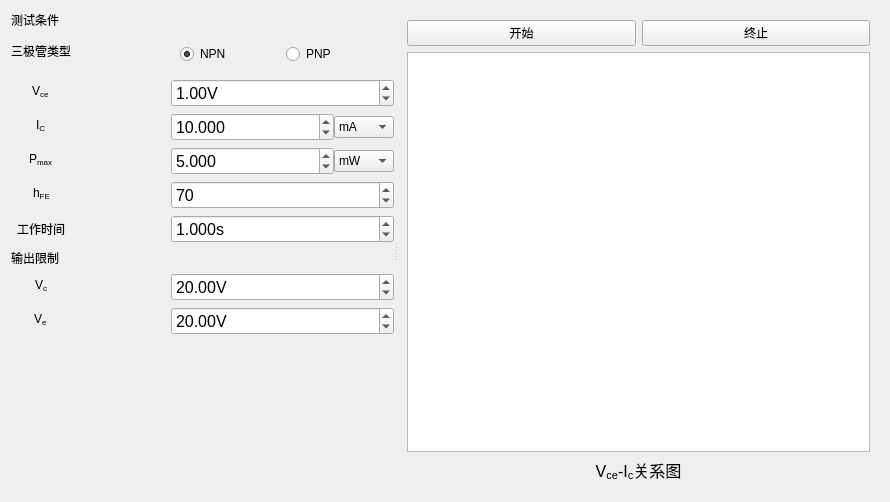
<?xml version="1.0" encoding="UTF-8"?>
<ui version="4.0">
 <class>TestPanel</class>
 <widget class="QWidget" name="TestPanel">
  <property name="geometry">
   <rect>
    <x>0</x>
    <y>0</y>
    <width>890</width>
    <height>491</height>
   </rect>
  </property>
  <layout class="QGridLayout" name="gridLayout">
   <item row="0" column="0">
    <widget class="QSplitter" name="splitter">
     <property name="orientation">
      <enum>Qt::Orientation::Horizontal</enum>
     </property>
     <property name="childrenCollapsible">
      <bool>false</bool>
     </property>
     <widget class="QWidget" name="wArguments" native="true">
      <layout class="QFormLayout" name="formLayout">
       <property name="labelAlignment">
        <set>Qt::AlignmentFlag::AlignCenter</set>
       </property>
       <property name="formAlignment">
        <set>Qt::AlignmentFlag::AlignLeading|Qt::AlignmentFlag::AlignLeft|Qt::AlignmentFlag::AlignVCenter</set>
       </property>
       <property name="horizontalSpacing">
        <number>100</number>
       </property>
       <item row="0" column="0" colspan="2">
        <widget class="QLabel" name="h1_1">
         <property name="text">
          <string>测试条件</string>
         </property>
        </widget>
       </item>
       <item row="2" column="0">
        <widget class="QLabel" name="h2_2">
         <property name="text">
          <string>V&lt;sub&gt;ce&lt;/sub&gt;</string>
         </property>
        </widget>
       </item>
       <item row="2" column="1">
        <widget class="QDoubleSpinBox" name="Vce">
         <property name="font">
          <font>
           <pointsize>12</pointsize>
          </font>
         </property>
         <property name="suffix">
          <string>V</string>
         </property>
         <property name="decimals">
          <number>2</number>
         </property>
         <property name="maximum">
          <double>10000000.000000000000000</double>
         </property>
         <property name="value">
          <double>1.000000000000000</double>
         </property>
        </widget>
       </item>
       <item row="3" column="0">
        <widget class="QLabel" name="h2_4">
         <property name="text">
          <string>I&lt;sub&gt;C&lt;/sub&gt;</string>
         </property>
        </widget>
       </item>
       <item row="4" column="0">
        <widget class="QLabel" name="h2_1">
         <property name="text">
          <string>P&lt;sub&gt;max&lt;/sub&gt;</string>
         </property>
        </widget>
       </item>
       <item row="7" column="0" colspan="2">
        <widget class="QLabel" name="h1_2">
         <property name="text">
          <string>输出限制</string>
         </property>
        </widget>
       </item>
       <item row="9" column="0">
        <widget class="QLabel" name="h2_5">
         <property name="text">
          <string>V&lt;sub&gt;e&lt;/sub&gt;</string>
         </property>
        </widget>
       </item>
       <item row="9" column="1">
        <widget class="QDoubleSpinBox" name="maxVe">
         <property name="font">
          <font>
           <pointsize>12</pointsize>
          </font>
         </property>
         <property name="suffix">
          <string>V</string>
         </property>
         <property name="decimals">
          <number>2</number>
         </property>
         <property name="maximum">
          <double>10000000.000000000000000</double>
         </property>
         <property name="value">
          <double>20.000000000000000</double>
         </property>
        </widget>
       </item>
       <item row="8" column="0">
        <widget class="QLabel" name="h2_3">
         <property name="text">
          <string>V&lt;sub&gt;c&lt;/sub&gt;</string>
         </property>
        </widget>
       </item>
       <item row="8" column="1">
        <widget class="QDoubleSpinBox" name="maxVc">
         <property name="font">
          <font>
           <pointsize>12</pointsize>
          </font>
         </property>
         <property name="suffix">
          <string>V</string>
         </property>
         <property name="decimals">
          <number>2</number>
         </property>
         <property name="maximum">
          <double>10000000.000000000000000</double>
         </property>
         <property name="value">
          <double>20.000000000000000</double>
         </property>
        </widget>
       </item>
       <item row="1" column="0">
        <widget class="QLabel" name="h2_6">
         <property name="text">
          <string>三极管类型</string>
         </property>
        </widget>
       </item>
       <item row="10" column="0" colspan="2">
        <spacer name="verticalSpacer">
         <property name="orientation">
          <enum>Qt::Orientation::Vertical</enum>
         </property>
         <property name="sizeHint" stdset="0">
          <size>
           <width>20</width>
           <height>40</height>
          </size>
         </property>
        </spacer>
       </item>
       <item row="6" column="0">
        <widget class="QLabel" name="h2_7">
         <property name="text">
          <string>工作时间</string>
         </property>
        </widget>
       </item>
       <item row="6" column="1">
        <widget class="QDoubleSpinBox" name="operateTime">
         <property name="font">
          <font>
           <pointsize>12</pointsize>
          </font>
         </property>
         <property name="suffix">
          <string>s</string>
         </property>
         <property name="decimals">
          <number>3</number>
         </property>
         <property name="maximum">
          <double>10000000000000000000.000000000000000</double>
         </property>
         <property name="singleStep">
          <double>0.010000000000000</double>
         </property>
         <property name="value">
          <double>1.000000000000000</double>
         </property>
        </widget>
       </item>
       <item row="5" column="0">
        <widget class="QLabel" name="h2_8">
         <property name="text">
          <string>h&lt;sub&gt;FE&lt;/sub&gt;</string>
         </property>
        </widget>
       </item>
       <item row="5" column="1">
        <widget class="QSpinBox" name="hFE">
         <property name="font">
          <font>
           <pointsize>12</pointsize>
          </font>
         </property>
         <property name="maximum">
          <number>100000</number>
         </property>
         <property name="value">
          <number>70</number>
         </property>
        </widget>
       </item>
       <item row="3" column="1">
        <layout class="QHBoxLayout" name="horizontalLayout_4">
         <item>
          <widget class="QDoubleSpinBox" name="ic">
           <property name="font">
            <font>
             <pointsize>12</pointsize>
            </font>
           </property>
           <property name="decimals">
            <number>3</number>
           </property>
           <property name="maximum">
            <double>10000000.000000000000000</double>
           </property>
           <property name="value">
            <double>10.000000000000000</double>
           </property>
          </widget>
         </item>
         <item>
          <widget class="QComboBox" name="unitIc">
           <property name="minimumSize">
            <size>
             <width>60</width>
             <height>0</height>
            </size>
           </property>
           <property name="maximumSize">
            <size>
             <width>60</width>
             <height>16777215</height>
            </size>
           </property>
           <item>
            <property name="text">
             <string>mA</string>
            </property>
           </item>
           <item>
            <property name="text">
             <string>A</string>
            </property>
           </item>
          </widget>
         </item>
        </layout>
       </item>
       <item row="4" column="1">
        <layout class="QHBoxLayout" name="horizontalLayout_5">
         <item>
          <widget class="QDoubleSpinBox" name="Pmax">
           <property name="font">
            <font>
             <pointsize>12</pointsize>
            </font>
           </property>
           <property name="decimals">
            <number>3</number>
           </property>
           <property name="maximum">
            <double>10000000.000000000000000</double>
           </property>
           <property name="value">
            <double>5.000000000000000</double>
           </property>
          </widget>
         </item>
         <item>
          <widget class="QComboBox" name="unitPmax">
           <property name="minimumSize">
            <size>
             <width>60</width>
             <height>0</height>
            </size>
           </property>
           <property name="maximumSize">
            <size>
             <width>60</width>
             <height>16777215</height>
            </size>
           </property>
           <item>
            <property name="text">
             <string>mW</string>
            </property>
           </item>
           <item>
            <property name="text">
             <string>W</string>
            </property>
           </item>
          </widget>
         </item>
        </layout>
       </item>
       <item row="1" column="1">
        <widget class="QWidget" name="wType" native="true">
         <layout class="QHBoxLayout" name="horizontalLayout_3">
          <item>
           <widget class="QRadioButton" name="radioNPN">
            <property name="text">
             <string>NPN</string>
            </property>
            <property name="checked">
             <bool>true</bool>
            </property>
           </widget>
          </item>
          <item>
           <widget class="QRadioButton" name="radioPNP">
            <property name="text">
             <string>PNP</string>
            </property>
           </widget>
          </item>
         </layout>
        </widget>
       </item>
      </layout>
     </widget>
     <widget class="QWidget" name="layoutWidget2">
      <layout class="QVBoxLayout" name="verticalLayout">
       <property name="leftMargin">
        <number>9</number>
       </property>
       <property name="topMargin">
        <number>9</number>
       </property>
       <property name="rightMargin">
        <number>9</number>
       </property>
       <property name="bottomMargin">
        <number>9</number>
       </property>
       <item>
        <widget class="QWidget" name="wControl" native="true">
         <layout class="QHBoxLayout" name="horizontalLayout_2">
          <property name="leftMargin">
           <number>0</number>
          </property>
          <property name="topMargin">
           <number>0</number>
          </property>
          <property name="rightMargin">
           <number>0</number>
          </property>
          <property name="bottomMargin">
           <number>0</number>
          </property>
          <item>
           <widget class="QPushButton" name="btnStart">
            <property name="text">
             <string>开始</string>
            </property>
           </widget>
          </item>
          <item>
           <widget class="QPushButton" name="btnStop">
            <property name="text">
             <string>终止</string>
            </property>
           </widget>
          </item>
         </layout>
        </widget>
       </item>
       <item>
        <widget class="QChartView" name="chartView">
         <property name="minimumSize">
          <size>
           <width>400</width>
           <height>400</height>
          </size>
         </property>
        </widget>
       </item>
       <item>
        <widget class="QLabel" name="label">
         <property name="font">
          <font>
           <pointsize>12</pointsize>
          </font>
         </property>
         <property name="text">
          <string>V&lt;sub&gt;ce&lt;/sub&gt;-I&lt;sub&gt;c&lt;/sub&gt;关系图</string>
         </property>
         <property name="alignment">
          <set>Qt::AlignmentFlag::AlignCenter</set>
         </property>
        </widget>
       </item>
      </layout>
     </widget>
    </widget>
   </item>
  </layout>
 </widget>
 <customwidgets>
  <customwidget>
   <class>QChartView</class>
   <extends>QGraphicsView</extends>
   <header location="global">&lt;QChartView&gt;</header>
  </customwidget>
 </customwidgets>
 <resources/>
 <connections/>
</ui>
